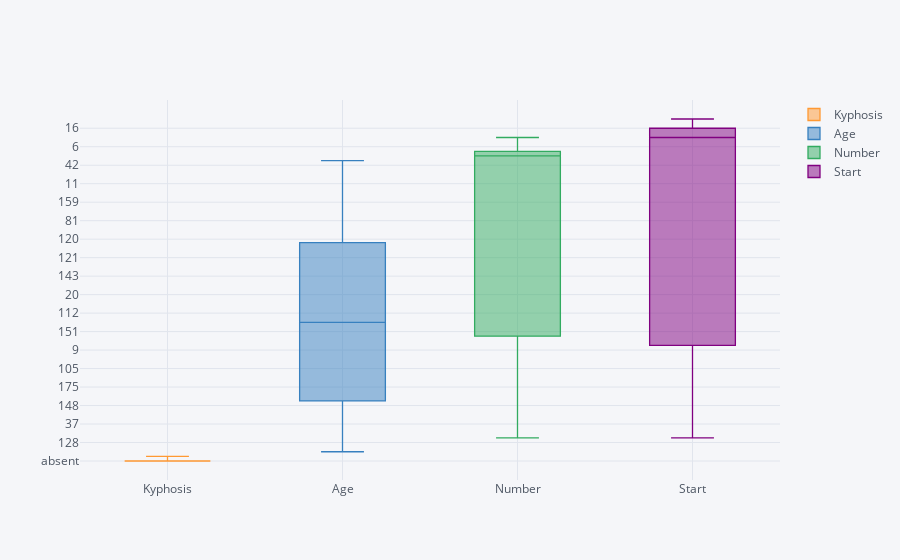

This figure's notebook cell:
### Code cell
df.iplot(kind ='box')

### Figure 1 — Plotly figure (JSON) as saved in the notebook; plotly's stock layout.template omitted (floating-point values rounded to 4 significant figures)
{"data": [{"boxpoints": false, "line": {"width": 1.3}, "marker": {"color": "rgba(255, 153, 51, 1.0)"}, "name": "Kyphosis", "orientation": "v", "type": "box", "uid": "7e583359-f101-4270-ae78-c4f36dd3a0ce", "y": ["absent", "absent", "present", "absent", "absent", "absent", "absent", "absent", "absent", "present", "present", "absent", "absent", "absent", "absent", "absent", "absent", "absent", "absent", "absent", "absent", "present", "present", "absent", "present", "absent", "absent", "absent", "absent", "absent", "absent", "absent", "absent", "absent", "absent", "absent", "absent", "present", "absent", "present", "present", "absent", "absent", "absent", "absent", "present", "absent", "absent", "present", "absent", "absent", "absent", "present", "absent", "absent", "absent", "absent", "present", "absent", "absent", "present", "present", "absent", "absent", "absent", "absent", "absent", "absent", "absent", "absent", "absent", "absent", "absent", "absent", "absent", "absent", "present", "absent", "absent", "present", "absent"]}, {"boxpoints": false, "line": {"width": 1.3}, "marker": {"color": "rgba(55, 128, 191, 1.0)"}, "name": "Age", "orientation": "v", "type": "box", "uid": "f6b73bd6-b847-4ce7-b151-8288a8420c42", "y": [71, 158, 128, 2, 1, 1, 61, 37, 113, 59, 82, 148, 18, 1, 168, 1, 78, 175, 80, 27, 22, 105, 96, 131, 15, 9, 8, 100, 4, 151, 31, 125, 130, 112, 140, 93, 1, 52, 20, 91, 73, 35, 143, 61, 97, 139, 136, 131, 121, 177, 68, 9, 139, 2, 140, 72, 2, 120, 51, 102, 130, 114, 81, 118, 118, 17, 195, 159, 18, 15, 158, 127, 87, 206, 11, 178, 157, 26, 120, 42, 36]}, {"boxpoints": false, "line": {"width": 1.3}, "marker": {"color": "rgba(50, 171, 96, 1.0)"}, "name": "Number", "orientation": "v", "type": "box", "uid": "1f4cc3bc-57ee-4ff9-bbee-e9daf14f491a", "y": [3, 3, 4, 5, 4, 2, 2, 3, 2, 6, 5, 3, 5, 4, 3, 3, 6, 5, 5, 4, 2, 6, 3, 2, 7, 5, 3, 3, 3, 2, 3, 2, 5, 3, 5, 3, 3, 5, 6, 5, 5, 3, 9, 4, 3, 3, 4, 5, 3, 2, 5, 2, 10, 2, 4, 5, 3, 5, 7, 3, 4, 7, 4, 3, 4, 4, 2, 4, 4, 5, 5, 4, 4, 4, 3, 4, 3, 7, 2, 7, 4]}, {"boxpoints": false, "line": {"width": 1.3}, "marker": {"color": "rgba(128, 0, 128, 1.0)"}, "name": "Start", "orientation": "v", "type": "box", "uid": "abc3aba5-0dc3-4db9-a6cf-23bb3741be40", "y": [5, 14, 5, 1, 15, 16, 17, 16, 16, 12, 14, 16, 2, 12, 18, 16, 15, 13, 16, 9, 16, 5, 12, 3, 2, 13, 6, 14, 16, 16, 16, 11, 13, 16, 11, 16, 9, 6, 9, 12, 1, 13, 3, 1, 16, 10, 15, 13, 3, 14, 10, 17, 6, 17, 15, 15, 13, 8, 9, 13, 1, 8, 1, 16, 16, 10, 17, 13, 11, 16, 14, 12, 16, 10, 15, 15, 13, 13, 13, 6, 13]}], "layout": {"legend": {"bgcolor": "#F5F6F9", "font": {"color": "#4D5663"}}, "paper_bgcolor": "#F5F6F9", "plot_bgcolor": "#F5F6F9", "title": {"font": {"color": "#4D5663"}}, "xaxis": {"gridcolor": "#E1E5ED", "showgrid": true, "tickfont": {"color": "#4D5663"}, "title": {"font": {"color": "#4D5663"}, "text": ""}, "zerolinecolor": "#E1E5ED"}, "yaxis": {"gridcolor": "#E1E5ED", "showgrid": true, "tickfont": {"color": "#4D5663"}, "title": {"font": {"color": "#4D5663"}, "text": ""}, "zerolinecolor": "#E1E5ED"}}}
